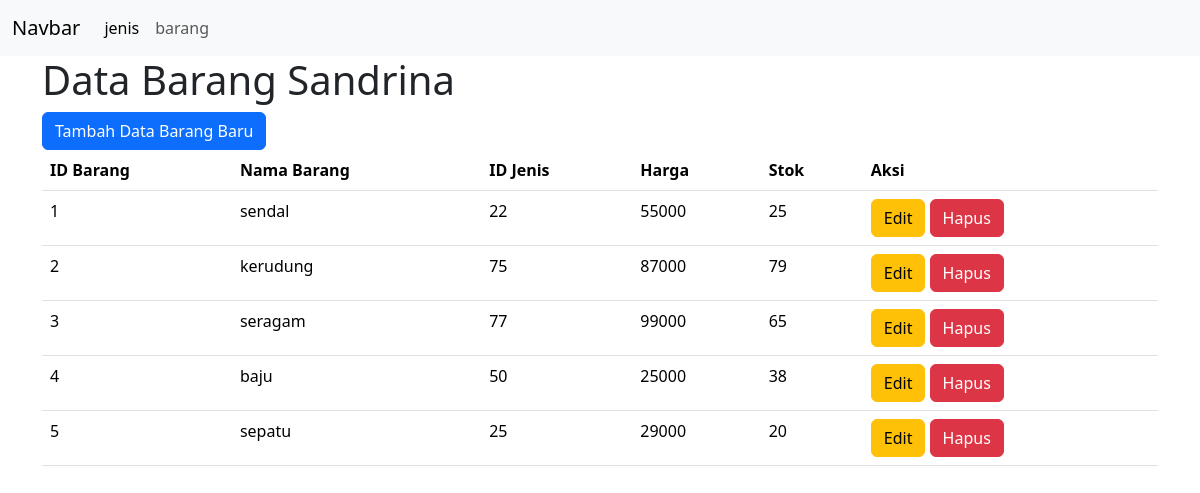
/view/barang/index.php, run on the app's committed database.
### tables this page shows
CREATE TABLE `barang` (
  `id_barang` int NOT NULL,
  `nama_barang` varchar(12) DEFAULT NULL,
  `id_jenis` int DEFAULT NULL,
  `harga` int DEFAULT NULL,
  `stok` int DEFAULT NULL
);

### view/barang/index.php (the view, shortened to what this page needs)
<!DOCTYPE html>
<html lang="en">
<head>
    <link rel="stylesheet" href="https://cdn.jsdelivr.net/npm/bootstrap@5.3.3/dist/css/bootstrap.min.css">
</head>
<body>
<nav class="navbar navbar-expand-lg bg-body-tertiary">
  <div class="container-fluid">
    <a class="navbar-brand" href="#">Navbar</a>
    <div class="collapse navbar-collapse" id="navbarSupportedContent">
      <ul class="navbar-nav me-auto mb-2 mb-lg-0">
        <li class="nav-item">
          <a class="nav-link active" aria-current="page" href="../jenis/index.php">jenis</a>
        </li>
        <li class="nav-item">
          <a class="nav-link" href="">barang</a>
        </li>
      </ul>
    </div>
  </div>
</nav>
<div class="container">
  <h1>Data Barang Sandrina</h1>
  <a href="view_tambah.php" class="btn btn-primary">Tambah Data Barang Baru</a>
<table class="table">
  <thead>
    <tr>
      <th scope="col">ID Barang</th>
      <th scope="col">Nama Barang</th>
      <th scope="col">ID Jenis</th>
      <th scope="col">Harga</th>
      <th scope="col">Stok</th>
      <th>Aksi</th>
    </tr>
  </thead>
  <tbody>
  <?php
                include "../../config/koneksi.php";
                $query = mysqli_query($conn, "SELECT * FROM barang");
                $no = 1;
                if (mysqli_num_rows($query) > 0) {
                    while ($result = mysqli_fetch_assoc($query)) {
                        ?>
                        <tr>
                            <td><?php echo $no; ?></td>
                            <td><?php echo $result['nama_barang']; ?></td>
                            <td><?php echo $result['id_jenis']; ?></td>
                            <td><?php echo $result['harga']; ?></td>
                            <td><?php echo $result['stok']; ?></td>
                            <td>
                            <a href="view_edit.php?id=<?php echo $result['id_barang'] ?>" class="btn btn-warning">Edit</a>
                            <a href="hapus.php?id=<?php echo $result['id_barang'] ?>"
                            onclick="return confirm('Kamu Yakin???')"
                            class="btn btn-danger">Hapus</a>
                            </td>
                        </tr>
                        <?php
                        $no++;
                    }
                } else {
                    echo "<tr><td colspan='7' class='text-center'>Data siswa tidak ditemukan</td></tr>";
                }
                ?>
  </tbody>
</table>
</div>
</body>
</html>

### data on the page
barang: nama_barang "sendal", id_jenis "22", harga "55000", stok "25"
barang: nama_barang "kerudung", id_jenis "75", harga "87000", stok "79"
barang: nama_barang "seragam", id_jenis "77", harga "99000", stok "65"
barang: nama_barang "baju", id_jenis "50", harga "25000", stok "38"
barang: nama_barang "sepatu", id_jenis "25", harga "29000", stok "20"
